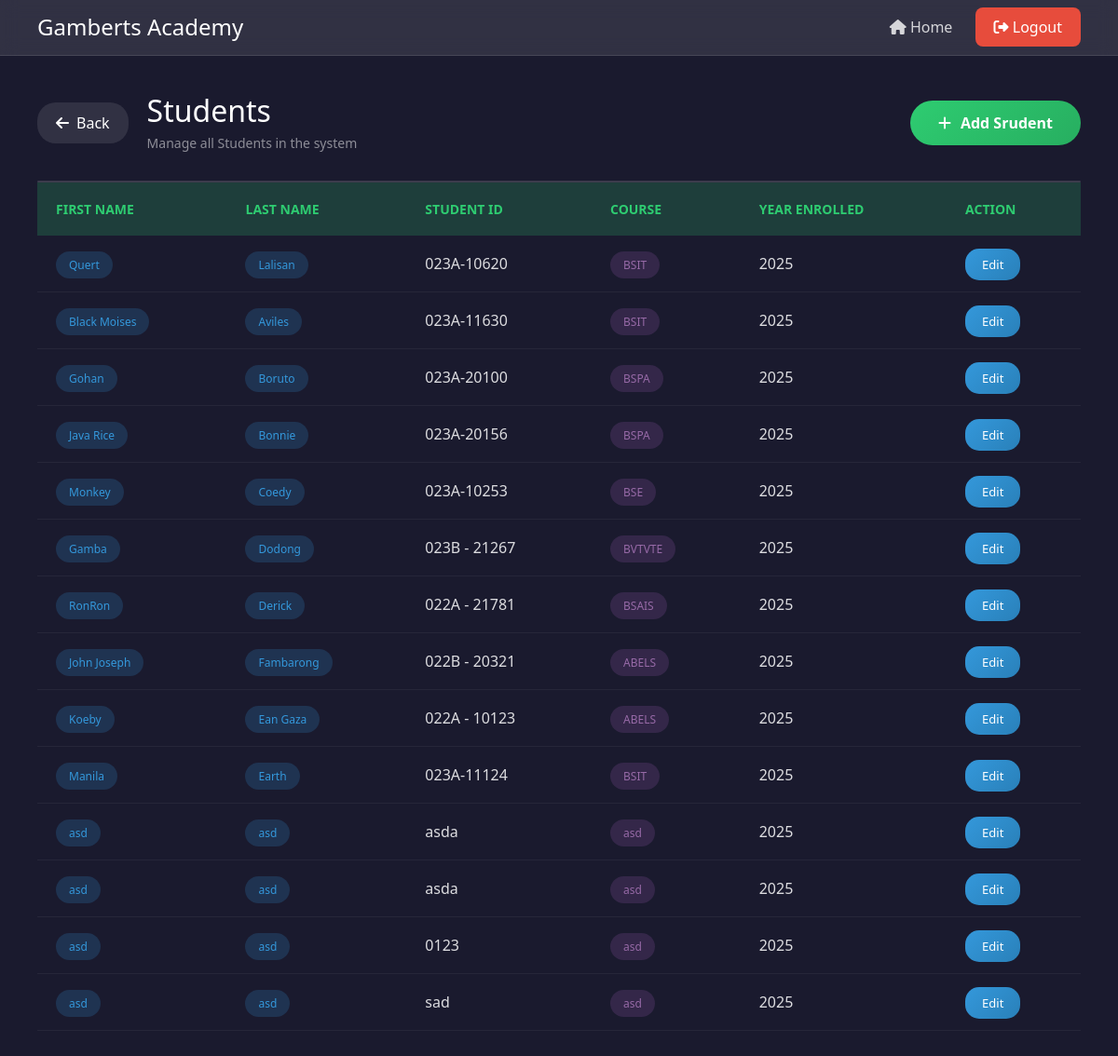
The app's page /Test_Student/, older data.
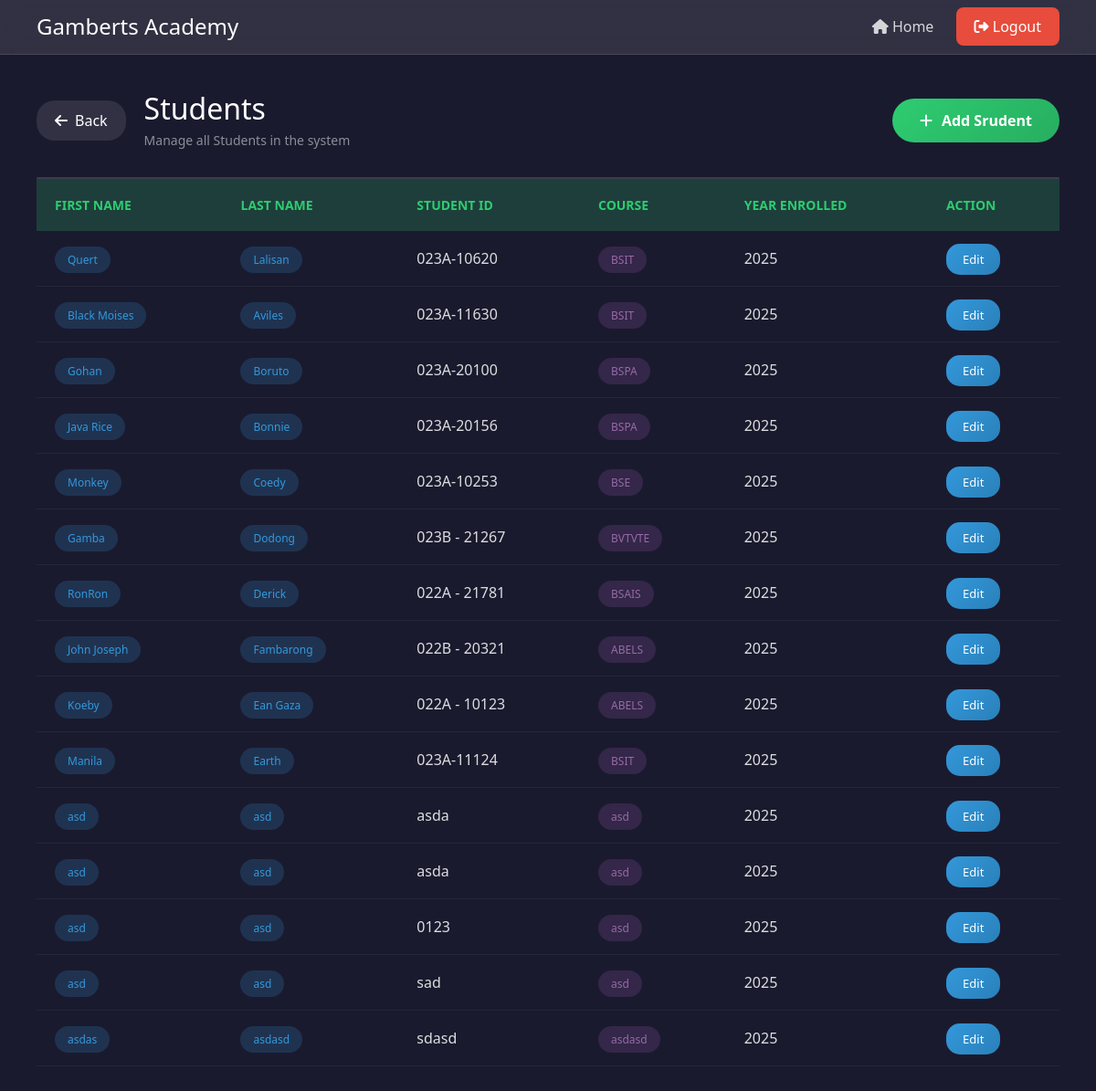
The same page, newer data.
### online_enrollment/models.py (models this page shows, shortened)
class Student(models.Model):
    student_id = models.CharField(max_length=100)
    first_name = models.CharField(max_length=100)
    last_name = models.CharField(max_length=100)
    course_enrolled = models.CharField(max_length=100)
    year_enrolled = models.DateTimeField(auto_now_add=True)

### online_enrollment/views.py (the view)
# urls.py: path('Test_Student/', views.Test_Student, name='Test_Student'),
def Test_Student(request):
    student = Student.objects.all()
    return render(request, 'online_enrollment//base.html', {'Student':student})

### online_enrollment/templates/online_enrollment/base.html (shortened to what this page needs)
<!DOCTYPE html>
<html lang="en">
<head>
    <link href="https://cdn.jsdelivr.net/npm/bootstrap@5.3.8/dist/css/bootstrap.min.css" rel="stylesheet">
    <link href="https://cdnjs.cloudflare.com/ajax/libs/font-awesome/6.4.0/css/all.min.css" rel="stylesheet">
</head>
<body>
    <nav class="navbar-custom">
        <div class="brand">
            <h1>Gamberts Academy</h1>
        </div>
        <div>
            <a href="{% url 'Home' %}"><i class="fas fa-home"></i> Home</a>
            <a href="{% url 'Logout' %}" class="btn-logout"><i class="fas fa-sign-out-alt"></i> Logout</a>
        </div>
    </nav>
    <div class="main-content">
        <div class="page-header">
            <div style="display: flex; align-items: center; gap: 20px;">
                <a href="{% url 'Home' %}" class="btn-back">
                    <i class="fas fa-arrow-left"></i> Back
                </a>
                <div class="page-title">
                    <div>
                        <h2>Students</h2>
                        <p>Manage all Students in the system</p>
                    </div>
                </div>
            </div>
            <a href="{% url 'Student_Form' %}" class="btn-add">
                <i class="fas fa-plus"></i> Add Srudent
            </a>
        </div>
        <div class="table-card"></div>
            <table>
                <thead>
                    <tr>
                        <th> First Name </th>
                        <th> Last Name </th>
                        <th> Student ID </th>
                        <th> Course </th>
                        <th> Year Enrolled </th>
                        <th> Action </th>
                    </tr>
                </thead>
                <tbody>
                    {% for Each_Students in Student %}
                    <tr >
                        <td><span class="badge-f_name">{{Each_Students.first_name}}</span></td>
                        <td><span class="badge-l_name">{{Each_Students.last_name}}</span></td>
                        <td> {{Each_Students.student_id}}</td>
                        <td><span class="badge-course">{{Each_Students.course_enrolled}}</span></td>
                        <td>{{ Each_Students.year_enrolled|date:"Y" }}</td>
                        <td>
                            <a href="{% url 'Student_Edit' Each_Students.id %}" class="btn-edit">
                                Edit
                            </a>
                    </tr>
                    {% endfor %}
                </tbody>
            </table>
        </div>
</body>
</html>

Row changes from the older to the newer data that the page shows:
added Student: first_name "asdas", last_name "asdasd", student_id "sdasd", course_enrolled "asdasd", year_enrolled "2025"
